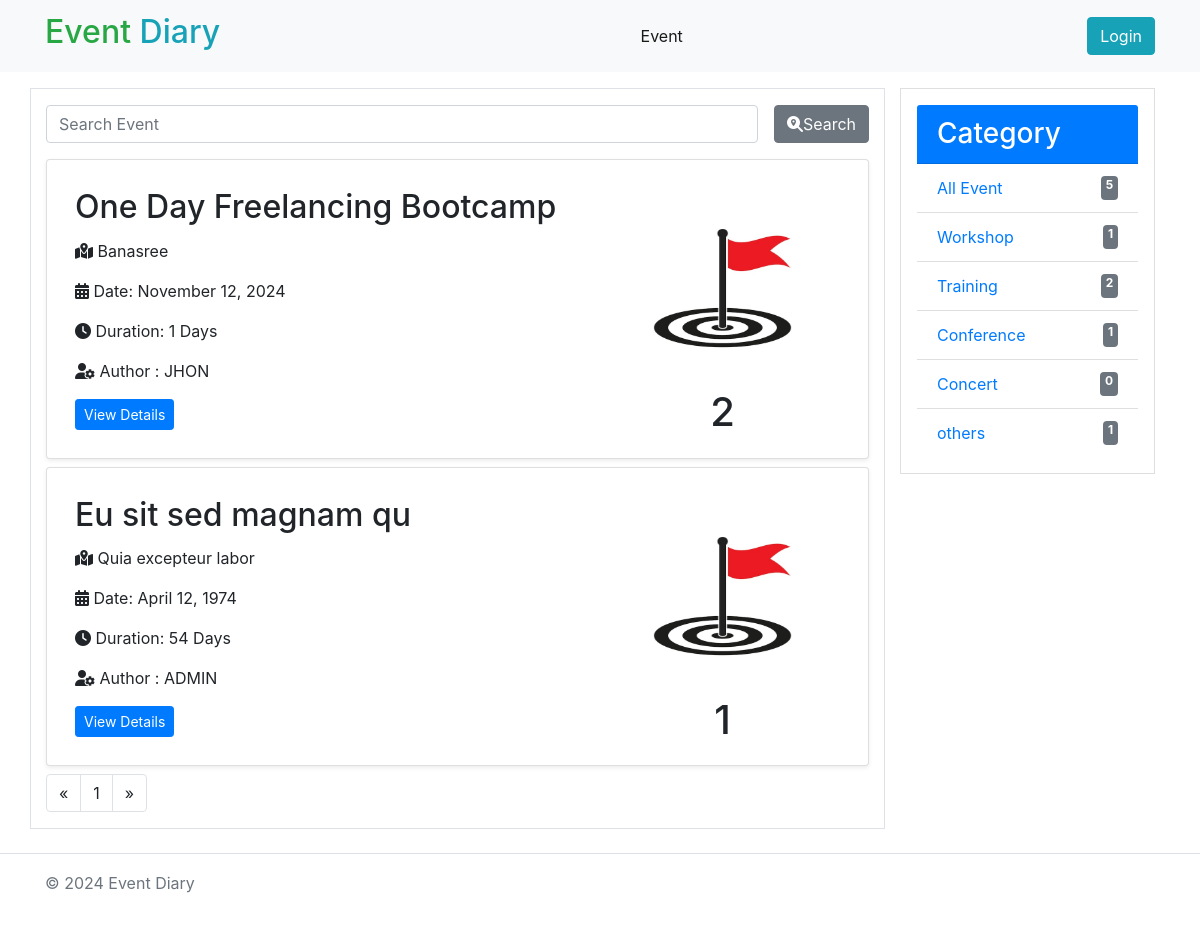
The app's page /?category=2 with its own data.
### event/models.py (models this page shows, shortened)
class Event(models.Model):
    STATUS_CHOICES = (
        ('draft', 'Draft'),
        ('published', 'Published'),
        ('cancelled', 'Cancelled'),
        ('complete', 'Complete'),
    )
    title = models.CharField(max_length=200)
    category = models.ForeignKey(Category, on_delete=models.CASCADE, related_name='events')
    venue = models.TextField(max_length=100)
    description = RichTextField()
    date = models.DateTimeField(default=timezone.now())
    duration = models.IntegerField(default=1)
    status = models.CharField(max_length=10, choices=STATUS_CHOICES, default='draft')
    author = models.ForeignKey(User, on_delete=models.CASCADE)
    participants = models.ManyToManyField(User, related_name='participants', blank=True, null=True)
    limit = models.IntegerField(default=5)
    created = models.DateTimeField(auto_now_add=True)
    updated = models.DateTimeField(auto_now=True)
    def is_full(self):
        return self.limit <= self.participants.count()
    class Meta:
        ordering = ['-created']

class Category(models.Model):
    name = models.CharField(max_length=50)
    created = models.DateTimeField(auto_now_add=True)
    updated = models.DateTimeField(auto_now=True)

### event/views.py (the view)
# urls.py: path("", views.home, name="home"),
def home(request):
    events = Event.objects.filter(status='published')
    categories = Category.objects.all()
    search_q = request.GET.get('search_q')
    category = request.GET.get('category')
    if search_q:
        events = events.filter(title__icontains=search_q)
    if category:
        events = events.filter(category__id=category)
    paginator = Paginator(events, 2)
    page_number = request.GET.get('page')
    events = paginator.get_page(page_number)
    context = {
        'events': events,
        'categories': categories,
        'total': Event.objects.filter(status='published').count()
    }
    return render(request, 'event/home.html', context)

### templates/event/home.html (shortened to what this page needs)
{% extends 'base.html' %}
{% load static %}
{% block content %}
{% include 'includes/navbar.html' %}
<div class="container ">
    <div class="row my-3">
    <div class=" col-9 event-list border">
        <div class="search-area my-3">
            <div class="search-box  mx-auto text-center ">
                <form method="get" action="" class="d-flex">
                    <input type="search" name="search_q" placeholder="Search Event" class="form-control" id="">
                    <button type="submit" class="btn btn-secondary ml-3"><i class="fa-solid fa-magnifying-glass-location d-inline "></i>Search</button>
                </form>
            </div>
        </div>
        {% for event in events %}
        <div class="card p-2 my-2 shadow-sm ">
            <div class="card-body row">
                <div class="col-8 left">
                    <h2 class="card-title">
                        {{ event.title }}</h2>
                    <p class="card-text">
                        <i class="fa-solid fa-map-location-dot"></i> {{ event.venue }}
                    </p>
                    <p>
                        <i class="fa-solid fa-calendar-alt"></i> Date: {{ event.date|date:"F d, Y" }}
                    </p>
                    <p>
                        <i class="fa-solid fa-clock"></i> Duration: {{ event.duration }} Days
                    </p>
                    <p>
                        <i class="fa-solid fa-user-gear"></i> Author : {{event.author|upper}}
                    </p>
                    <a href="{% url 'event_details' event.id %}" class="btn btn-primary btn-sm">View Details</a>  &nbsp;
                </div>
                <div class="col-4 right text-center d-flex flex-column" style="height: 200px; width:200px;">
                    <img src="{% static './images/flag.jpg' %}" class="w-100 h-100 contain " alt="">
                    <h1 class="">
                        {% if not event.is_full %}
                        {{event.participants.all|length}}
                        {% else %}
                         <span class="bg-danger p-2 text-white ">Full</span>
                         {% endif %}
                    </h1>
                </div>
            </div>
        </div>
        {% empty %}
        <h3 class="text-muted py-5">No Event Available</h3>
        {% endfor %}
        <nav aria-label="Page navigation example ">
            <ul class="pagination ">
                {% if events.has_previous %}
                <li class="page-item">
                    <a class="page-link" href="?page={{events.previous_page_number}}" aria-label="Previous">
                        <span aria-hidden="true">&laquo;</span>
                        <span class="sr-only">Previous</span>
                    </a>
                </li>
                {% else %}
                <li class="page-item">
                    <a class="page-link disabled" aria-label="Previous">
                        <span aria-hidden="true">&laquo;</span>
                    </a>
                </li>
                {% endif %}
                {% for page_num in events.paginator.page_range %}
                {% if page_num == events.number %}
                <li class="page-item"><a class="page-link disabled" >{{page_num}}</a></li>
                {% else %}
                <a href="?page={{ page_num }}" class="page-link">{{ page_num }}</a>
                {% endif %}
                {% endfor %}
                {% if events.has_next %}
                <li class="page-item">
                    <a class="page-link" href="?page={{events.next_page_number}}" aria-label="Next">
                        <span aria-hidden="true">&raquo;</span>
                        <span class="sr-only">Next</span>
                    </a>
                </li>
                {% else %}
                <li class="page-item">
                    <a class="page-link disabled" aria-label="Next">
                        <span aria-hidden="true">&raquo;</span>
                    </a>
                </li>
                {% endif %}
            </ul>
        </nav>
    </div>
    <div class="col-3">
        <div class="card rounded-0 p-3">
            <h3 class="card-header bg-primary text-white">Category</h3>
            <ul class="list-group list-group-flush ">
                <li class="list-group-item">
                    <a href="{% url 'home' %}" class="d-flex justify-content-between">
                        <span>All Event </span>
                        <span class="badge badge-secondary text-white "> {{ total }}</span>
                    </a>
                </li>
                {% for category in categories %}
                <li class="list-group-item">
                    <a href="?category={{category.id}}" class=" d-flex justify-content-between">
                         <span>{{ category.name }}</span>
                         <span class="badge badge-secondary text-white ">{{ category.events.count }}</span>
                        </a>
                </li>
                {% endfor %}
            </ul>
        </div>
    </div>
</div>
</div>
{% include 'includes/footer.html' %}
{% endblock %}

### records on screen
Event: title "One Day Freelancing Bootcamp", venue "Banasree", date "November 12, 2024", duration "1", author "JHON", participants.all|length "2"
Event: title "Eu sit sed magnam qu", venue "Quia excepteur labor", date "April 12, 1974", duration "54", author "ADMIN", participants.all|length "1"
Category: name "Workshop", events.count "1"
Category: name "Training", events.count "2"
Category: name "Conference", events.count "1"
Category: name "Concert", events.count "0"
Category: name "others", events.count "1"

### other values on screen
{{ page_num }} "1"
{{ total }} "5"
